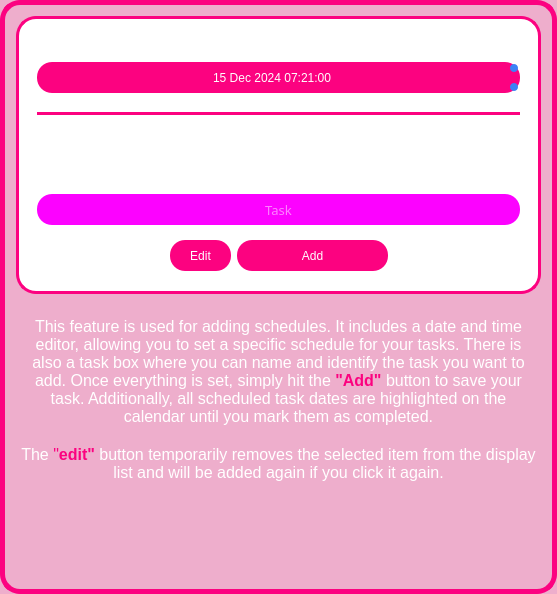
               <widget class="QFrame" name="frame_17">
                <property name="minimumSize">
                 <size>
                  <width>507</width>
                  <height>594</height>
                 </size>
                </property>
                <property name="styleSheet">
                 <string notr="true">background-color: rgb(238, 174, 204);
border-radius: 20px;
border: 5px solid  rgb(252, 2, 128);
</string>
                </property>
                <property name="frameShape">
                 <enum>QFrame::StyledPanel</enum>
                </property>
                <property name="frameShadow">
                 <enum>QFrame::Raised</enum>
                </property>
                <layout class="QGridLayout" name="gridLayout_16">
                 <item row="1" column="0">
                  <widget class="QTextBrowser" name="textBrowser_3">
                   <property name="minimumSize">
                    <size>
                     <width>401</width>
                     <height>48</height>
                    </size>
                   </property>
                   <property name="styleSheet">
                    <string notr="true">border: none;</string>
                   </property>
                   <property name="html">
                    <string>&lt;!DOCTYPE HTML PUBLIC &quot;-//W3C//DTD HTML 4.0//EN&quot; &quot;http://www.w3.org/TR/REC-html40/strict.dtd&quot;&gt;
&lt;html&gt;&lt;head&gt;&lt;meta name=&quot;qrichtext&quot; content=&quot;1&quot; /&gt;&lt;style type=&quot;text/css&quot;&gt;
p, li { white-space: pre-wrap; }
&lt;/style&gt;&lt;/head&gt;&lt;body style=&quot; font-family:'.AppleSystemUIFont'; font-size:13pt; font-weight:400; font-style:normal;&quot;&gt;
&lt;p align=&quot;center&quot; style=&quot;-qt-paragraph-type:empty; margin-top:0px; margin-bottom:0px; margin-left:0px; margin-right:0px; -qt-block-indent:0; text-indent:0px; font-family:'Courier New'; font-size:8.25pt;&quot;&gt;&lt;br /&gt;&lt;/p&gt;
&lt;p align=&quot;center&quot; style=&quot; margin-top:0px; margin-bottom:0px; margin-left:0px; margin-right:0px; -qt-block-indent:0; text-indent:0px;&quot;&gt;&lt;span style=&quot; font-family:'Courier New'; font-size:12pt; color:#ffffff;&quot;&gt;This feature is used for adding schedules. It includes a date and time editor, allowing you to set a specific schedule for your tasks. There is also a task box where you can name and identify the task you want to add. Once everything is set, simply hit the&lt;/span&gt;&lt;span style=&quot; font-family:'Courier New'; font-size:12pt; font-weight:600; color:#0163d2;&quot;&gt; &lt;/span&gt;&lt;span style=&quot; font-family:'Courier New'; font-size:12pt; font-weight:600; color:#fc0280;&quot;&gt;&amp;quot;Add&amp;quot;&lt;/span&gt;&lt;span style=&quot; font-family:'Courier New'; font-size:12pt; color:#ffffff;&quot;&gt; button to save your task. Additionally, all scheduled task dates are highlighted on the calendar until you mark them as completed.&lt;/span&gt;&lt;/p&gt;
&lt;p align=&quot;center&quot; style=&quot;-qt-paragraph-type:empty; margin-top:0px; margin-bottom:0px; margin-left:0px; margin-right:0px; -qt-block-indent:0; text-indent:0px; font-family:'Courier New'; font-size:12pt; color:#ffffff;&quot;&gt;&lt;br /&gt;&lt;/p&gt;
&lt;p align=&quot;center&quot; style=&quot; margin-top:0px; margin-bottom:0px; margin-left:0px; margin-right:0px; -qt-block-indent:0; text-indent:0px;&quot;&gt;&lt;span style=&quot; font-family:'Courier New'; font-size:12pt; color:#ffffff;&quot;&gt;The &lt;/span&gt;&lt;span style=&quot; font-family:'Courier New'; font-size:12pt; color:#fc0280;&quot;&gt;&amp;quot;&lt;/span&gt;&lt;span style=&quot; font-family:'Courier New'; font-size:12pt; font-weight:600; color:#fc0280;&quot;&gt;edit&amp;quot;&lt;/span&gt;&lt;span style=&quot; font-family:'Courier New'; font-size:12pt; color:#ffffff;&quot;&gt; button temporarily removes the selected item from the display list and will be added again if you click it again.&lt;/span&gt;&lt;/p&gt;&lt;/body&gt;&lt;/html&gt;</string>
                   </property>
                  </widget>
                 </item>
                 <item row="0" column="0">
                  <widget class="QFrame" name="frame_18">
                   <property name="sizePolicy">
                    <sizepolicy hsizetype="Expanding" vsizetype="Expanding">
                     <horstretch>0</horstretch>
                     <verstretch>0</verstretch>
                    </sizepolicy>
                   </property>
                   <property name="minimumSize">
                    <size>
                     <width>391</width>
                     <height>261</height>
                    </size>
                   </property>
                   <property name="maximumSize">
                    <size>
                     <width>16777215</width>
                     <height>16777215</height>
                    </size>
                   </property>
                   <property name="styleSheet">
                    <string notr="true">background-color: rgb(255, 255, 255);
border-radius: 20px;
border: 3px solid  rgb(252, 2, 128);</string>
                   </property>
                   <property name="frameShape">
                    <enum>QFrame::StyledPanel</enum>
                   </property>
                   <property name="frameShadow">
                    <enum>QFrame::Raised</enum>
                   </property>
                   <layout class="QGridLayout" name="gridLayout_14">
                    <item row="0" column="0" rowspan="2" colspan="6">
                     <widget class="QFrame" name="frame_19">
                      <property name="minimumSize">
                       <size>
                        <width>341</width>
                        <height>171</height>
                       </size>
                      </property>
                      <property name="styleSheet">
                       <string notr="true">border: none;</string>
                      </property>
                      <property name="frameShape">
                       <enum>QFrame::StyledPanel</enum>
                      </property>
                      <property name="frameShadow">
                       <enum>QFrame::Raised</enum>
                      </property>
                      <layout class="QGridLayout" name="gridLayout_15">
                       <item row="0" column="0">
                        <widget class="QLabel" name="label_5">
                         <property name="sizePolicy">
                          <sizepolicy hsizetype="Fixed" vsizetype="Fixed">
                           <horstretch>0</horstretch>
                           <verstretch>0</verstretch>
                          </sizepolicy>
                         </property>
                         <property name="styleSheet">
                          <string notr="true">border: none;
font: 87 8pt &quot;Arial Black&quot;;
color: rgb(255, 255, 255);</string>
                         </property>
                         <property name="text">
                          <string>Date:</string>
                         </property>
                        </widget>
                       </item>
                       <item row="1" column="1">
                        <spacer name="verticalSpacer_27">
                         <property name="orientation">
                          <enum>Qt::Vertical</enum>
                         </property>
                         <property name="sizeType">
                          <enum>QSizePolicy::Fixed</enum>
                         </property>
                         <property name="sizeHint" stdset="0">
                          <size>
                           <width>20</width>
                           <height>5</height>
                          </size>
                         </property>
                        </spacer>
                       </item>
                       <item row="2" column="0" colspan="3">
                        <widget class="QDateTimeEdit" name="sched_datetimeedit_2">
                         <property name="minimumSize">
                          <size>
                           <width>31</width>
                           <height>31</height>
                          </size>
                         </property>
                         <property name="styleSheet">
                          <string notr="true">/* General QDateEdit styling */
QDateTimeEdit {
    background-color: rgb(252, 2, 128);
	color: rgb(255, 255, 255);
    border-radius: 15px; /* Rounded corners */
    padding: 5px 10px; /* Inner padding */
	font: 12pt &quot;Arial&quot;;
}

/* Arrow buttons for spin up/down */
QDateTimeEdit::up-button, QDateTimeEdit::down-button {
    border: none; /* Remove button borders */
    background-color: #3B82F6; /* Highlighted blue background */
    border-radius: 4px; /* Rounded arrow buttons */
    width: 8px; /* Set size */
    height: 8px;
    margin: 2px; /* Spacing */
}

QDateTimeEdit::up-button:hover, QDateTimeEdit::down-button:hover {
    background-color: #4C8EF7; /* Lighter blue on hover */
}

/* Default arrows for up and down */
QDateTimeEdit::up-arrow, QDateTimeEdit::down-arrow {
    width: 10px;
    height: 10px;
}

/* Disabled state for date input */
QDateTimeEdit:disabled {
    background-color: #444B56; /* Darker gray */
    color: #888888; /* Dimmed text */
    border: 1px solid #555555;
}
</string>
                         </property>
                         <property name="alignment">
                          <set>Qt::AlignCenter</set>
                         </property>
                         <property name="date">
                          <date>
                           <year>2024</year>
                           <month>12</month>
                           <day>15</day>
                          </date>
                         </property>
                         <property name="time">
                          <time>
                           <hour>7</hour>
                           <minute>21</minute>
                           <second>0</second>
                          </time>
                         </property>
                        </widget>
                       </item>
                       <item row="3" column="2">
                        <spacer name="verticalSpacer_28">
                         <property name="orientation">
                          <enum>Qt::Vertical</enum>
                         </property>
                         <property name="sizeType">
                          <enum>QSizePolicy::Fixed</enum>
                         </property>
                         <property name="sizeHint" stdset="0">
                          <size>
                           <width>20</width>
                           <height>13</height>
                          </size>
                         </property>
                        </spacer>
                       </item>
                       <item row="4" column="0" colspan="3">
                        <widget class="Line" name="line_5">
                         <property name="styleSheet">
                          <string notr="true">border: 5px solid rgb(252, 2, 128);</string>
                         </property>
                         <property name="orientation">
                          <enum>Qt::Horizontal</enum>
                         </property>
                        </widget>
                       </item>
                       <item row="5" column="0">
                        <widget class="QLabel" name="label_6">
                         <property name="styleSheet">
                          <string notr="true">border: none;
font: 87 8pt &quot;Arial Black&quot;;
color: rgb(255, 255, 255);</string>
                         </property>
                         <property name="text">
                          <string>Task:</string>
                         </property>
                        </widget>
                       </item>
                       <item row="5" column="2">
                        <spacer name="verticalSpacer_29">
                         <property name="orientation">
                          <enum>Qt::Vertical</enum>
                         </property>
                         <property name="sizeType">
                          <enum>QSizePolicy::Fixed</enum>
                         </property>
                         <property name="sizeHint" stdset="0">
                          <size>
                           <width>20</width>
                           <height>6</height>
                          </size>
                         </property>
                        </spacer>
                       </item>
                       <item row="6" column="0" colspan="3">
                        <widget class="QLineEdit" name="sched_task_box_2">
                         <property name="minimumSize">
                          <size>
                           <width>0</width>
                           <height>31</height>
                          </size>
                         </property>
                         <property name="font">
                          <font>
                           <family>Arial Black</family>
                           <pointsize>10</pointsize>
                           <weight>10</weight>
                           <italic>false</italic>
                           <bold>false</bold>
                          </font>
                         </property>
                         <property name="styleSheet">
                          <string notr="true">background-color: rgb(252, 2, 255);
font: 87 10pt &quot;Arial Black&quot;;
color: rgb(255, 255, 255);
border-radius: 15px;
border: none;</string>
                         </property>
                         <property name="alignment">
                          <set>Qt::AlignCenter</set>
                         </property>
                         <property name="placeholderText">
                          <string>Task</string>
                         </property>
                        </widget>
                       </item>
                      </layout>
                     </widget>
                    </item>
                    <item row="1" column="2">
                     <spacer name="verticalSpacer_30">
                      <property name="orientation">
                       <enum>Qt::Vertical</enum>
                      </property>
                      <property name="sizeType">
                       <enum>QSizePolicy::Fixed</enum>
                      </property>
                      <property name="sizeHint" stdset="0">
                       <size>
                        <width>20</width>
                        <height>5</height>
                       </size>
                      </property>
                     </spacer>
                    </item>
                    <item row="1" column="4">
                     <spacer name="verticalSpacer_36">
                      <property name="orientation">
                       <enum>Qt::Vertical</enum>
                      </property>
                      <property name="sizeType">
                       <enum>QSizePolicy::Fixed</enum>
                      </property>
                      <property name="sizeHint" stdset="0">
                       <size>
                        <width>20</width>
                        <height>5</height>
                       </size>
                      </property>
                     </spacer>
                    </item>
                    <item row="2" column="0">
                     <spacer name="horizontalSpacer_30">
                      <property name="orientation">
                       <enum>Qt::Horizontal</enum>
                      </property>
                      <property name="sizeHint" stdset="0">
                       <size>
                        <width>95</width>
                        <height>20</height>
                       </size>
                      </property>
                     </spacer>
                    </item>
                    <item row="2" column="1" colspan="2">
                     <widget class="QPushButton" name="sched_edit_btn_2">
                      <property name="sizePolicy">
                       <sizepolicy hsizetype="Fixed" vsizetype="Fixed">
                        <horstretch>0</horstretch>
                        <verstretch>0</verstretch>
                       </sizepolicy>
                      </property>
                      <property name="minimumSize">
                       <size>
                        <width>61</width>
                        <height>31</height>
                       </size>
                      </property>
                      <property name="styleSheet">
                       <string notr="true">QPushButton {
background-color: rgb(252, 2, 128);
color: rgb(255, 255, 255);
border-radius: 15px;
border: none;
font: 87 10pt &quot;Arial Black&quot;;
}

QPushButton:hover {
background-color: rgb(253, 102, 102);
color: rgb(255, 255, 255);
border-radius: 15px;
border: none;
}

QPushButton:pressed {
background-color: rgb(44, 146, 255);
}
</string>
                      </property>
                      <property name="text">
                       <string>Edit</string>
                      </property>
                     </widget>
                    </item>
                    <item row="2" column="3" colspan="2">
                     <widget class="QPushButton" name="sched_add_btn_2">
                      <property name="sizePolicy">
                       <sizepolicy hsizetype="Expanding" vsizetype="Fixed">
                        <horstretch>0</horstretch>
                        <verstretch>0</verstretch>
                       </sizepolicy>
                      </property>
                      <property name="minimumSize">
                       <size>
                        <width>151</width>
                        <height>31</height>
                       </size>
                      </property>
                      <property name="styleSheet">
                       <string notr="true">QPushButton {
background-color: rgb(252, 2, 128);
color: rgb(255, 255, 255);
border-radius: 15px;
border: none;
font: 87 10pt &quot;Arial Black&quot;;
}

QPushButton:hover {
background-color: rgb(253, 102, 102);
color: rgb(255, 255, 255);
border-radius: 15px;
border: none;
}

QPushButton:pressed {
background-color: rgb(44, 146, 255);
}
</string>
                      </property>
                      <property name="text">
                       <string>Add</string>
                      </property>
                     </widget>
                    </item>
                    <item row="2" column="5">
                     <spacer name="horizontalSpacer_31">
                      <property name="orientation">
                       <enum>Qt::Horizontal</enum>
                      </property>
                      <property name="sizeHint" stdset="0">
                       <size>
                        <width>95</width>
                        <height>20</height>
                       </size>
                      </property>
                     </spacer>
                    </item>
                    <item row="3" column="2">
                     <spacer name="verticalSpacer_31">
                      <property name="orientation">
                       <enum>Qt::Vertical</enum>
                      </property>
                      <property name="sizeType">
                       <enum>QSizePolicy::Fixed</enum>
                      </property>
                      <property name="sizeHint" stdset="0">
                       <size>
                        <width>20</width>
                        <height>11</height>
                       </size>
                      </property>
                     </spacer>
                    </item>
                    <item row="3" column="4">
                     <spacer name="verticalSpacer_37">
                      <property name="orientation">
                       <enum>Qt::Vertical</enum>
                      </property>
                      <property name="sizeType">
                       <enum>QSizePolicy::Fixed</enum>
                      </property>
                      <property name="sizeHint" stdset="0">
                       <size>
                        <width>20</width>
                        <height>11</height>
                       </size>
                      </property>
                     </spacer>
                    </item>
                   </layout>
                  </widget>
                 </item>
                </layout>
               </widget>
